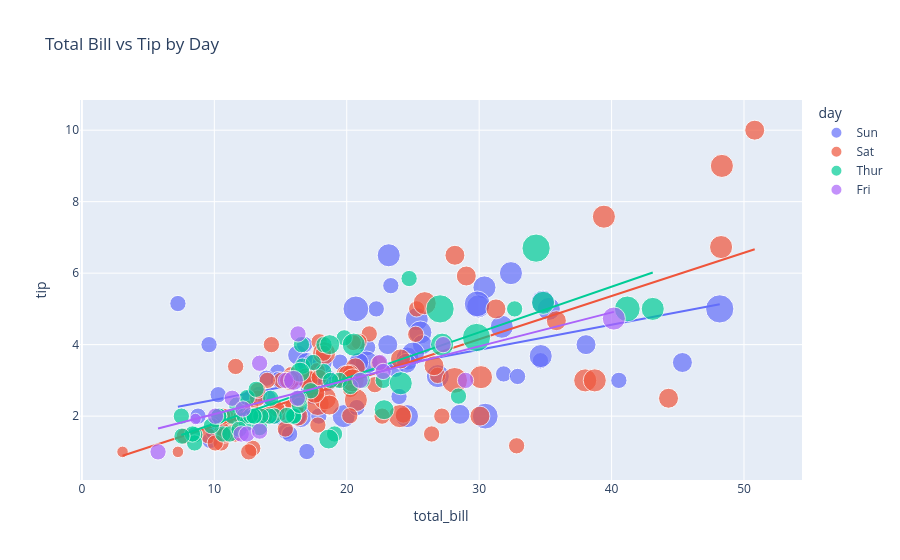

This figure's notebook cell:
### Code cell
figure = px.scatter(data_frame = data, x='total_bill', y='tip',size = "size", color='day', trendline='ols', title='Total Bill vs Tip by Day')
figure.show()
